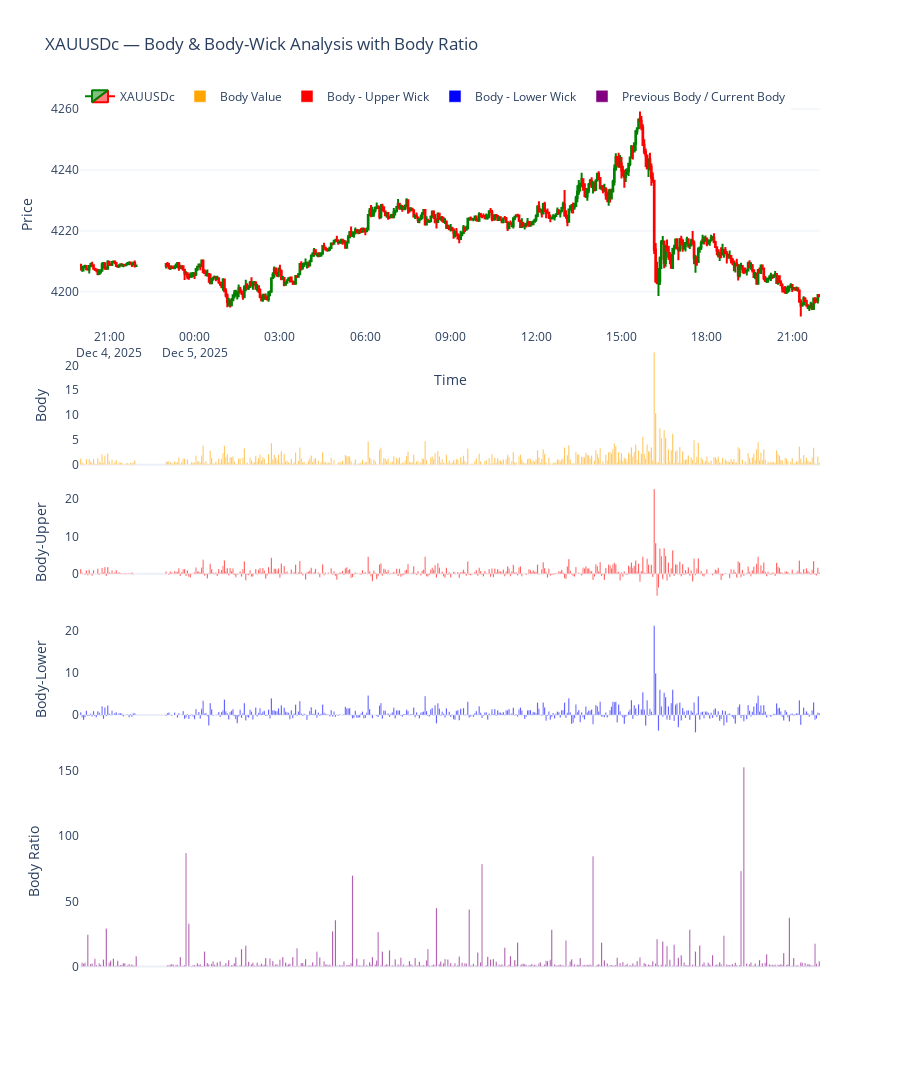

The cell this chart's notebook holds for it:
### Code cell
import MetaTrader5 as mt5 
import pandas as pd
import numpy as np
import plotly.graph_objects as go
from datetime import datetime, timedelta

# -------------------------
# 1. Initialize MT5
# -------------------------
if not mt5.initialize():
    print("MT5 initialization failed")
    mt5.shutdown()

# -------------------------
# 2. Fetch 3-minute data
# -------------------------
symbol = "XAUUSDc"
timeframe = mt5.TIMEFRAME_M3
n_bars = 500
utc_from = datetime.now() - timedelta(days=5)

rates = mt5.copy_rates_from(symbol, timeframe, utc_from, n_bars)
mt5.shutdown()

# -------------------------
# 3. Convert to DataFrame
# -------------------------
df = pd.DataFrame(rates)
df['time'] = pd.to_datetime(df['time'], unit='s')
df.set_index('time', inplace=True)

# -------------------------
# 4. Remove non-trading periods
# -------------------------
df = df[df.index.dayofweek < 5]

# -------------------------
# 5. Calculations
# -------------------------
df['body'] = abs(df['close'] - df['open'])
df['upper_wick'] = df['high'] - df[['open', 'close']].max(axis=1)
df['lower_wick'] = df[['open', 'close']].min(axis=1) - df['low']

df['body_minus_upper'] = df['body'] - df['upper_wick']
df['body_minus_lower'] = df['body'] - df['lower_wick']

# New: body ratio = previous body / current body
df['body_ratio'] = df['body'].shift(1) / df['body']

# -------------------------
# 6. Plot
# -------------------------
fig = go.Figure()

# Pane 1: Candlestick
fig.add_trace(go.Candlestick(
    x=df.index,
    open=df['open'],
    high=df['high'],
    low=df['low'],
    close=df['close'],
    name='XAUUSDc',
    increasing_line_color='green',
    decreasing_line_color='red'
))

# Pane 2: Body values
fig.add_trace(go.Bar(
    x=df.index,
    y=df['body'],
    name='Body Value',
    marker_color='orange',
    yaxis='y2'
))

# Pane 3: Body - Upper Wick
fig.add_trace(go.Bar(
    x=df.index,
    y=df['body_minus_upper'],
    name='Body - Upper Wick',
    marker_color='red',
    yaxis='y3'
))

# Pane 4: Body - Lower Wick
fig.add_trace(go.Bar(
    x=df.index,
    y=df['body_minus_lower'],
    name='Body - Lower Wick',
    marker_color='blue',
    yaxis='y4'
))

# Pane 5: Body Ratio (previous body / current body)
fig.add_trace(go.Bar(
    x=df.index,
    y=df['body_ratio'],
    name='Previous Body / Current Body',
    marker_color='purple',
    yaxis='y5'
))

# -------------------------
# Layout
# -------------------------
fig.update_layout(
    template='plotly_white',
    title='XAUUSDc — Body & Body-Wick Analysis with Body Ratio',
    xaxis=dict(title='Time', rangeslider=dict(visible=False)),

    yaxis=dict(title='Price', domain=[0.75, 1.00]),
    yaxis2=dict(title='Body', domain=[0.60, 0.73], showgrid=False),
    yaxis3=dict(title='Body-Upper', domain=[0.45, 0.58], showgrid=False),
    yaxis4=dict(title='Body-Lower', domain=[0.30, 0.43], showgrid=False),
    yaxis5=dict(title='Body Ratio', domain=[0.05, 0.28], showgrid=False),

    height=1600,
    legend=dict(orientation='h', y=1.02, x=0)
)

fig.show()

### Figure 1 — Plotly figure (JSON) as saved in the notebook; plotly's stock layout.template omitted (floating-point values rounded to 4 significant figures; data arrays with more than 128 entries replaced by an {"elided": "..."} marker saying what was removed)
{"data": [{"close": {"elided": "500 float values"}, "decreasing": {"line": {"color": "red"}}, "high": {"elided": "500 float values"}, "increasing": {"line": {"color": "green"}}, "low": {"elided": "500 float values"}, "name": "XAUUSDc", "open": {"elided": "500 float values"}, "type": "candlestick", "x": {"elided": "500 str values"}}, {"marker": {"color": "orange"}, "name": "Body Value", "type": "bar", "x": {"elided": "500 str values"}, "y": {"elided": "500 float values"}, "yaxis": "y2"}, {"marker": {"color": "red"}, "name": "Body - Upper Wick", "type": "bar", "x": {"elided": "500 str values"}, "y": {"elided": "500 float values"}, "yaxis": "y3"}, {"marker": {"color": "blue"}, "name": "Body - Lower Wick", "type": "bar", "x": {"elided": "500 str values"}, "y": {"elided": "500 float values"}, "yaxis": "y4"}, {"marker": {"color": "purple"}, "name": "Previous Body / Current Body", "type": "bar", "x": {"elided": "500 str values"}, "y": {"elided": "500 float values"}, "yaxis": "y5"}], "layout": {"height": 1600, "legend": {"orientation": "h", "x": 0, "y": 1.02}, "title": {"text": "XAUUSDc — Body & Body-Wick Analysis with Body Ratio"}, "xaxis": {"rangeslider": {"visible": false}, "title": {"text": "Time"}}, "yaxis": {"domain": [0.75, 1], "title": {"text": "Price"}}, "yaxis2": {"domain": [0.6, 0.73], "showgrid": false, "title": {"text": "Body"}}, "yaxis3": {"domain": [0.45, 0.58], "showgrid": false, "title": {"text": "Body-Upper"}}, "yaxis4": {"domain": [0.3, 0.43], "showgrid": false, "title": {"text": "Body-Lower"}}, "yaxis5": {"domain": [0.05, 0.28], "showgrid": false, "title": {"text": "Body Ratio"}}}}
